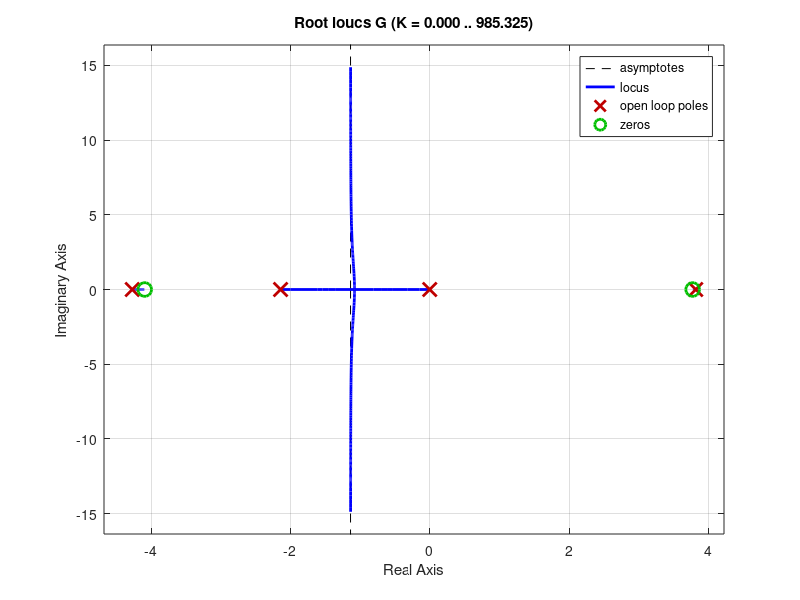

Here is the MATLAB script that generated this plot:
A = [0 1 0 0;0 -2.2626 -0.3963 0.0082;0 0 0 1;0 3.5649 16.0655 -0.3324] ;
B = [0;0.2263;0;-0.3565] ;
C = [1 0 0 0] ;
D = 0 ;

[b,a] = ss2tf(A,B,C,D) ;
G = tf(b,a) ;
rlocus(G) 
% Find K
Controllability = [B A*B A^2*B A^3*B] ;
Psi = [1 2.595 -15.34 -34.94;0 1 2.595 -15.34;0 0 1 2.595;0 0 0 1] ;
Alfa_1 = [34 431 2414 5040] ;
Alfa_2 = [5 8.75 6.25 1.5] ;
a = [2.595 -15.34 -34.94 0] ;
K1 = (Alfa_1-a)*inv(Psi)*inv(Controllability) ;             % Fast pole
K2 = (Alfa_2-a)*inv(Psi)*inv(Controllability) ;             % Slow pole
%%
p1 = [-10 -9 -8 -7];
p2 = [-2 -1.5 -1 -0.5];
KK1 = place(A,B,p1);
KK2 = place(A,B,p2);